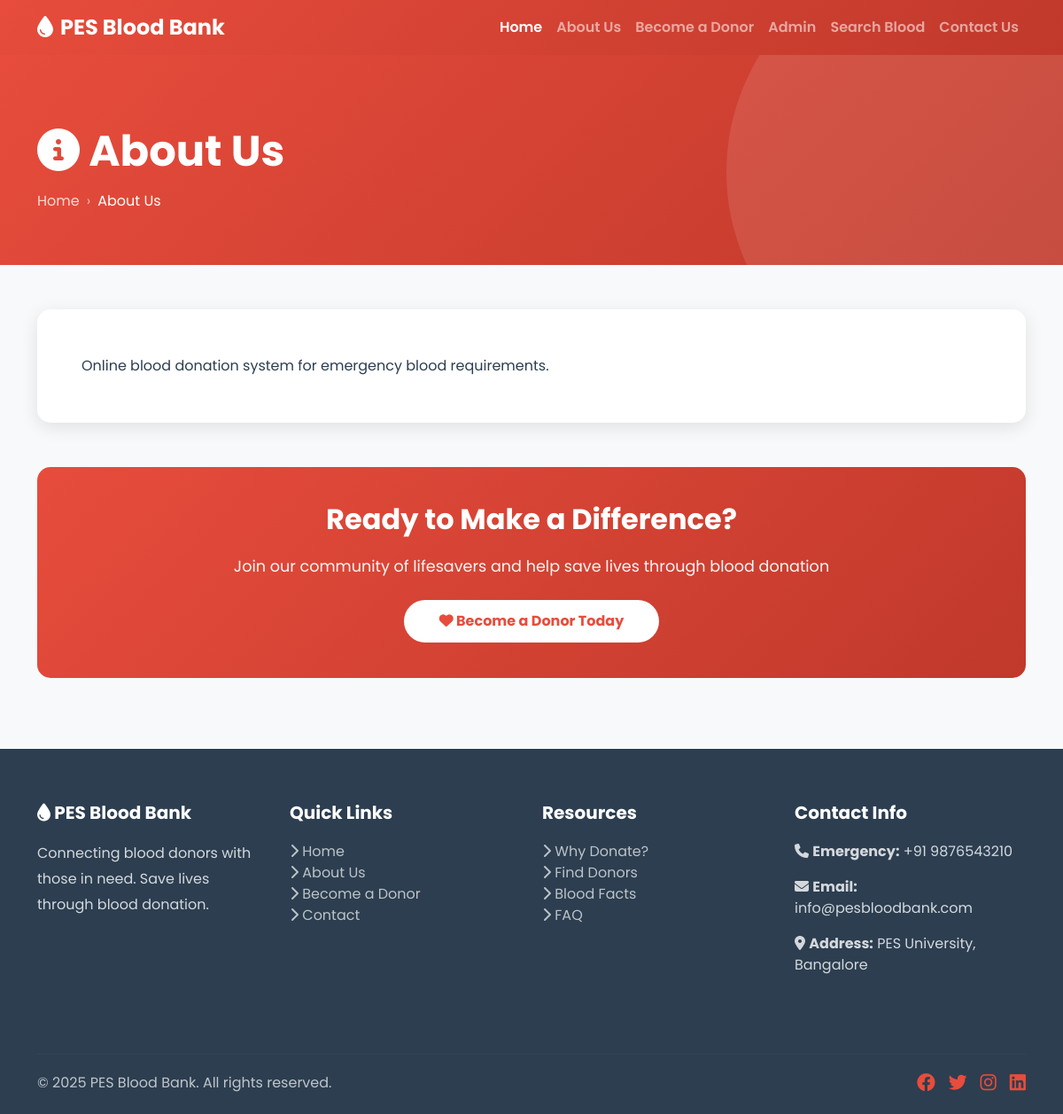
Screenshot of /page.php?type=aboutus with the database file from the repository.
### tables this page shows
CREATE TABLE IF NOT EXISTS tblpages (
  id INT(11) NOT NULL AUTO_INCREMENT,
  PageName VARCHAR(255),
  type VARCHAR(255) NOT NULL DEFAULT '',
  detail LONGTEXT NOT NULL,
  PRIMARY KEY (id)
);

### page.php (the view, shortened to what this page needs)
<?php
include('includes/config.php');
?>
<!DOCTYPE html>
<html lang="en">
<head>
    <link href="https://cdn.jsdelivr.net/npm/bootstrap@5.3.3/dist/css/bootstrap.min.css" rel="stylesheet">
    <link href="https://cdnjs.cloudflare.com/ajax/libs/font-awesome/6.4.0/css/all.min.css" rel="stylesheet">
</head>
<body>
<?php include('includes/header.php');?>
<?php
$pagetype=$_GET['type'];
$sql = "SELECT type, detail, PageName from tblpages where type=:pagetype";
$query = $dbh->prepare($sql);
$query->bindParam(':pagetype',$pagetype,PDO::PARAM_STR);
$query->execute();
$results=$query->fetchAll(PDO::FETCH_OBJ);
if($query->rowCount() > 0) {
    foreach($results as $result) {
?>
<div class="page-header">
    <div class="container">
        <h1 class="page-title">
            <i class="fas fa-info-circle"></i> <?php echo htmlentities($result->PageName); ?>
        </h1>
        <nav aria-label="breadcrumb">
            <ol class="breadcrumb">
                <li class="breadcrumb-item"><a href="index.php">Home</a></li>
                <li class="breadcrumb-item active"><?php echo htmlentities($result->PageName); ?></li>
            </ol>
        </nav>
    </div>
</div>
<div class="container">
    <div class="content-section">
        <?php echo $result->detail; ?>
    </div>
<?php
    }
?>
    <div class="cta-box">
        <h3>Ready to Make a Difference?</h3>
        <p>Join our community of lifesavers and help save lives through blood donation</p>
        <a href="become-donar.php" class="cta-btn">
            <i class="fas fa-heart"></i> Become a Donor Today
        </a>
    </div>
</div>
<?php } ?>
<?php include('includes/footer.php');?>
</body>
</html>

### page.php (style rules this page uses)
* { font-family: 'Poppins', sans-serif; }
:root { --primary-red: #E74C3C; --dark-red: #C0392B; --light-bg: #F8F9FA; --text-dark: #2C3E50; }
body { background-color: var(--light-bg); color: var(--text-dark); }
.page-header { background: linear-gradient(135deg, var(--primary-red) 0%, var(--dark-red) 100%); color: white; padding: 80px 0 60px; margin-bottom: 50px; position: relative; overflow: hidden; }
.page-header::before { content: ''; position: absolute; top: -50%; right: -10%; width: 500px; height: 500px; background: rgba(255, 255, 255, 0.1); border-radius: 50%; }
.page-title { font-size: 3rem; font-weight: 700; margin-bottom: 15px; position: relative; z-index: 1; }
.breadcrumb { background: transparent; padding: 0; margin: 0; position: relative; z-index: 1; }
.breadcrumb-item + .breadcrumb-item::before { content: "›"; color: rgba(255,255,255,0.6); }
.breadcrumb-item a { color: rgba(255,255,255,0.8); text-decoration: none; transition: all 0.3s ease; }
.breadcrumb-item.active { color: white; }
.content-section { background: white; padding: 50px; border-radius: 15px; box-shadow: 0 5px 20px rgba(0,0,0,0.1); margin-bottom: 50px; line-height: 1.8; }
.cta-box { background: linear-gradient(135deg, var(--primary-red) 0%, var(--dark-red) 100%); color: white; padding: 40px; border-radius: 15px; text-align: center; margin-top: 50px; }
.cta-box h3 { font-size: 2rem; font-weight: 700; margin-bottom: 20px; color: white; }
.cta-box p { font-size: 1.1rem; margin-bottom: 25px; opacity: 0.95; color: white; }
.cta-btn { background: white; color: var(--primary-red); padding: 12px 40px; border-radius: 50px; font-weight: 700; text-decoration: none; display: inline-block; transition: all 0.3s ease; }

### rows the page displays
tblpages: PageName "About Us", detail "Online blood donation system for emergency blood requirements."
